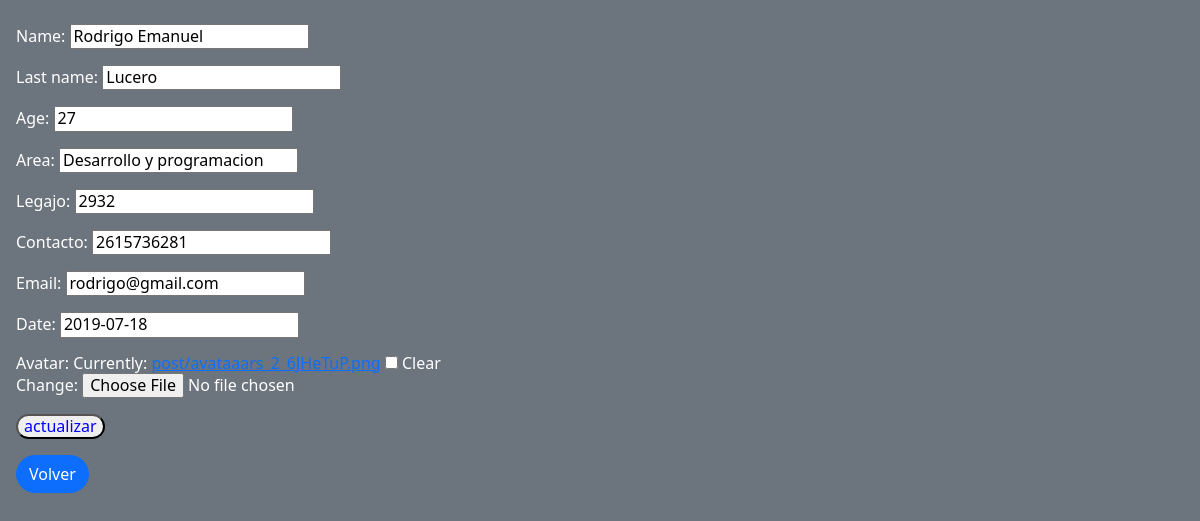
Screenshot of /6/actualizar with the database file from the repository.
### Proyect/models.py (models this page shows, shortened)
class Empleado(models.Model):
    name = models.CharField(max_length = 50)
    last_name = models.CharField(max_length = 50)
    age = models.IntegerField()
    area = models.CharField(max_length = 50)
    legajo = models.IntegerField()
    contacto = models.IntegerField()
    email = models.EmailField(max_length = 200)
    date = models.DateField()
    avatar = models.ImageField(upload_to = "post", null = True , blank = True)

### Proyect/views.py (the view)
# urls.py: path('<int:pk>/actualizar', ActualizarEmpleado.as_view(), name="actualizar-empleado"),
class ActualizarEmpleado(UpdateView):
    model = Empleado
    success_url = reverse_lazy("list-empleado")
    fields = ["name", "last_name", "age", "area", "legajo", "contacto", "email", "date", "avatar"]

### Proyect/templates/Proyect/empleado_form.html (shortened to what this page needs)
{% extends 'Proyect/base.html' %}
{% block contenido %}
<h3>
    <div class="div">
    <form enctype='multipart/form-data' method="post">
        {{form.as_p}}
        <input style="border-radius: 30px; color:blue;" type="submit" value="actualizar">
    </form>
        <a type="button" class="btn btn-primary" style="border-radius: 30px;" href="{% url 'list-empleado' %}">Volver</a>
    </div>
</h3>
{% endblock contenido %}

### Proyect/static/Proyect/css/mi.css (style rules this page uses)
.div { font-size: medium; margin-left: auto; }

### rows the page displays
Empleado: name "Rodrigo Emanuel", last_name "Lucero", age "27", area "Desarrollo y programacion", legajo "2932", contacto "2615736281", email "rodrigo@gmail.com", date "2019-07-18"
